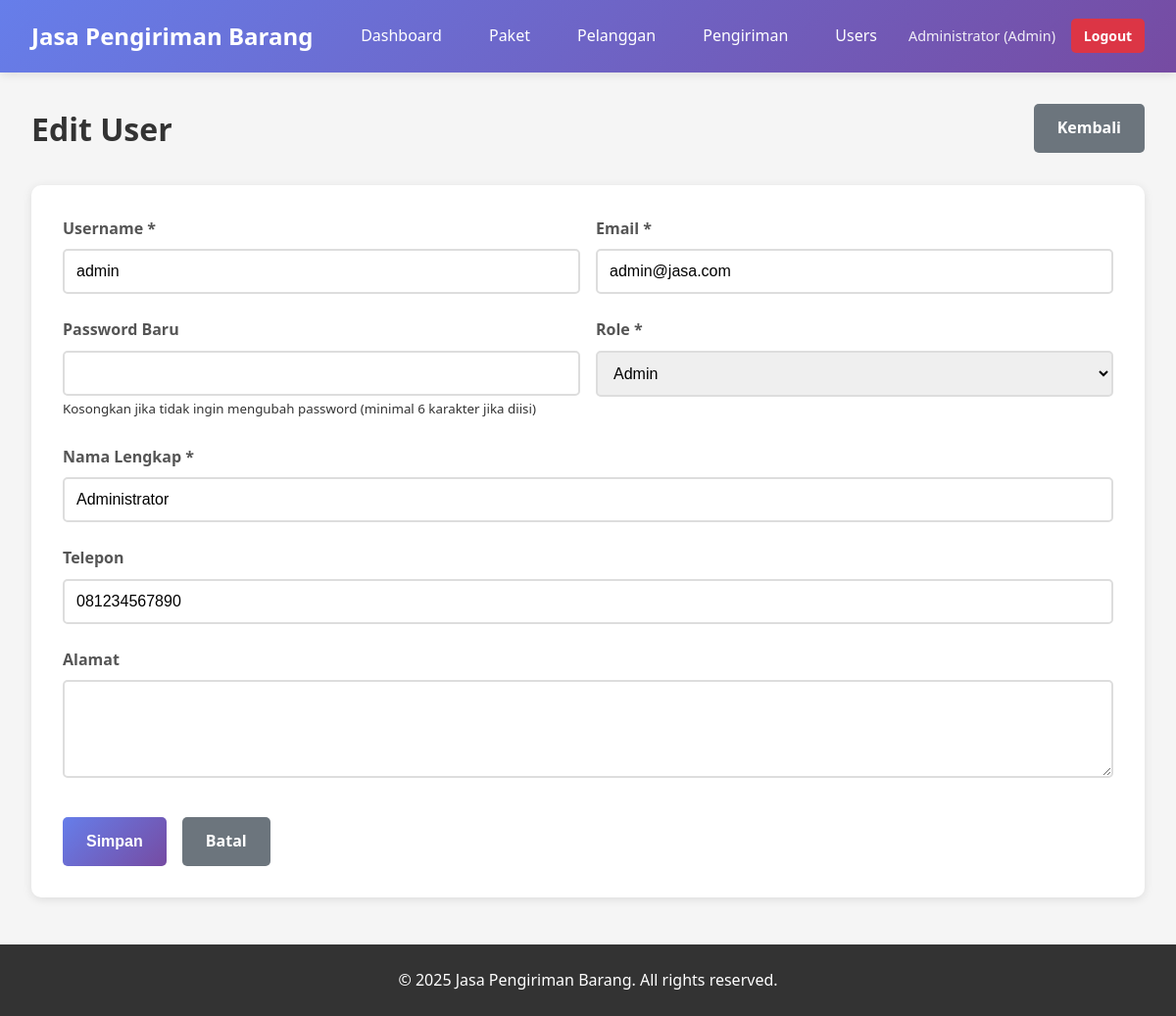
Page /users/edit.php?id=1 (signed in) on the committed database.
### tables this page shows
CREATE TABLE IF NOT EXISTS users (
    id INT PRIMARY KEY AUTO_INCREMENT,
    username VARCHAR(50) NOT NULL UNIQUE,
    email VARCHAR(100) NOT NULL UNIQUE,
    password VARCHAR(255) NOT NULL,
    full_name VARCHAR(100) NOT NULL,
    phone VARCHAR(20),
    address TEXT,
    role_id INT NOT NULL,
    created_at TIMESTAMP DEFAULT CURRENT_TIMESTAMP,
    updated_at TIMESTAMP DEFAULT CURRENT_TIMESTAMP ON UPDATE CURRENT_TIMESTAMP,
    FOREIGN KEY (role_id) REFERENCES roles(id) ON DELETE RESTRICT
);

CREATE TABLE IF NOT EXISTS roles (
    id INT PRIMARY KEY AUTO_INCREMENT,
    name VARCHAR(50) NOT NULL UNIQUE,
    description TEXT,
    created_at TIMESTAMP DEFAULT CURRENT_TIMESTAMP
);

### users/edit.php (the view, shortened to what this page needs)
<?php
$id = $_GET['id'] ?? 0;
$conn = getDBConnection();
$stmt = $conn->prepare("SELECT u.*, r.name as role_name FROM users u JOIN roles r ON u.role_id = r.id WHERE u.id = ?");
$stmt->bind_param("i", $id);
$stmt->execute();
$result = $stmt->get_result();
$user = $result->fetch_assoc();
$roles = [];
$result = $conn->query("SELECT id, name FROM roles ORDER BY name");
while ($row = $result->fetch_assoc()) {
    $roles[] = $row;
}
?>
<!DOCTYPE html>
<html lang="id">
<head>
    <link rel="stylesheet" href="../assets/css/style.css">
</head>
<body>
    <?php include '../includes/header.php'; ?>
    <div class="container">
        <div class="page-header">
            <h1>Edit User</h1>
            <a href="index.php" class="btn btn-secondary">Kembali</a>
        </div>
        <form method="POST" class="form">
            <div class="form-row">
                <div class="form-group">
                    <label for="username">Username *</label>
                    <input type="text" id="username" name="username" value="<?php echo htmlspecialchars($user['username']); ?>" required autocomplete="off">
                </div>
                <div class="form-group">
                    <label for="email">Email *</label>
                    <input type="email" id="email" name="email" value="<?php echo htmlspecialchars($user['email']); ?>" required>
                </div>
            </div>
            <div class="form-row">
                <div class="form-group">
                    <label for="password">Password Baru</label>
                    <input type="password" id="password" name="password" minlength="6">
                    <small>Kosongkan jika tidak ingin mengubah password (minimal 6 karakter jika diisi)</small>
                </div>
                <div class="form-group">
                    <label for="role_id">Role *</label>
                    <select id="role_id" name="role_id" required>
                        <?php foreach ($roles as $role): ?>
                            <option value="<?php echo $role['id']; ?>" <?php echo $role['id'] == $user['role_id'] ? 'selected' : ''; ?>>
                                <?php echo htmlspecialchars($role['name']); ?>
                            </option>
                        <?php endforeach; ?>
                    </select>
                </div>
            </div>
            <div class="form-group">
                <label for="full_name">Nama Lengkap *</label>
                <input type="text" id="full_name" name="full_name" value="<?php echo htmlspecialchars($user['full_name']); ?>" required>
            </div>
            <div class="form-row">
                <div class="form-group">
                    <label for="phone">Telepon</label>
                    <input type="text" id="phone" name="phone" value="<?php echo htmlspecialchars($user['phone'] ?? ''); ?>">
                </div>
            </div>
            <div class="form-group">
                <label for="address">Alamat</label>
                <textarea id="address" name="address" rows="3"><?php echo htmlspecialchars($user['address'] ?? ''); ?></textarea>
            </div>
            <div class="form-actions">
                <button type="submit" class="btn btn-primary">Simpan</button>
                <a href="index.php" class="btn btn-secondary">Batal</a>
            </div>
        </form>
    </div>
    <?php include '../includes/footer.php'; ?>
</body>
</html>

### assets/css/style.css (style rules this page uses)
* { margin: 0; padding: 0; box-sizing: border-box; }
body { font-family: 'Segoe UI', Tahoma, Geneva, Verdana, sans-serif; background-color: #f5f5f5; color: #333; line-height: 1.6; }
.container { max-width: 1200px; margin: 2rem auto; padding: 0 2rem; }
.form { background: white; padding: 2rem; border-radius: 10px; box-shadow: 0 2px 10px rgba(0,0,0,0.1); }
.form-group { margin-bottom: 1.5rem; }
.form-row { display: grid; grid-template-columns: repeat(auto-fit, minmax(200px, 1fr)); gap: 1rem; }
.form-group label { display: block; margin-bottom: 0.5rem; font-weight: 600; color: #555; }
.form-group input, .form-group textarea, .form-group select { width: 100%; padding: 0.75rem; border: 2px solid #ddd; border-radius: 5px; font-size: 1rem; transition: border-color 0.3s; }
.form-group textarea { resize: vertical; min-height: 100px; }
.form-actions { display: flex; gap: 1rem; margin-top: 2rem; }
.btn { display: inline-block; padding: 0.75rem 1.5rem; border: none; border-radius: 5px; font-size: 1rem; font-weight: 600; text-decoration: none; cursor: pointer; transition: all 0.3s; text-align: center; }
.btn-primary { background: linear-gradient(135deg, #667eea 0%, #764ba2 100%); color: white; }
.btn-secondary { background: #6c757d; color: white; }
.page-header { display: flex; justify-content: space-between; align-items: center; margin-bottom: 2rem; flex-wrap: wrap; gap: 1rem; }
.page-header h1 { color: #333; }

### rows in the picture
users: username "admin", email "admin@jasa.com", role_id "Admin", full_name "Administrator", phone "081234567890"

### other values in the picture
$_SESSION['full_name'] "Administrator"
$_SESSION['role'] "Admin"
